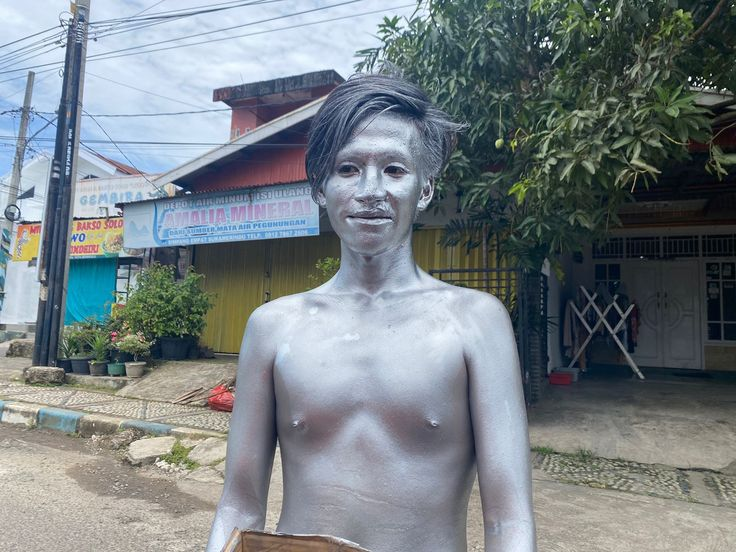
#> input picture ss.jpg, 736 x 552 px, found by its file name
$ python 'Deteksi Tepi dengan Sobel.py'   (older library calls are emulated)
#> lines starting #> are read from the running program, lines starting #| are printed output that depends on the picture; after the words box and inside, x2 and y2 are one past the last pixel; in counts of white or black regions, pixels touching at a corner belong together
import cv2
import numpy as np

# Baca citra grayscale
image = cv2.imread('ss.jpg', cv2.IMREAD_GRAYSCALE)
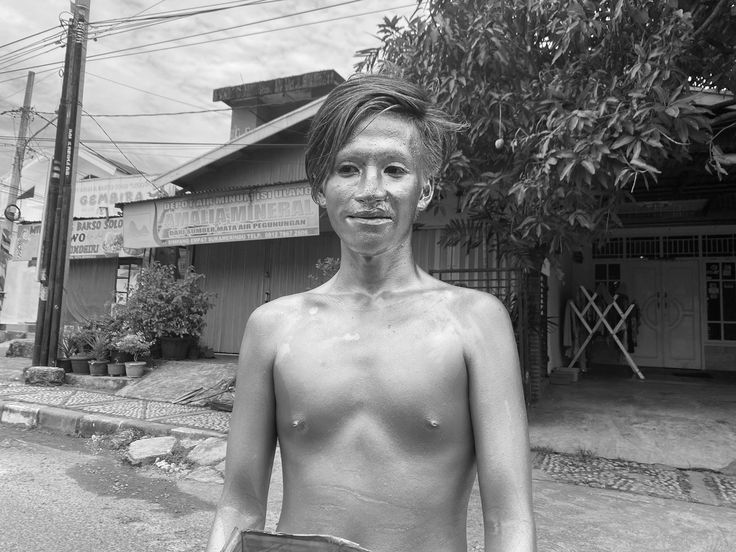
#> image: shape (552, 736); min 0, max 255, mean 125.9

# Deteksi tepi menggunakan Sobel
sobelx = cv2.Sobel(image, cv2.CV_64F, 1, 0, ksize=5)  # Sobel X
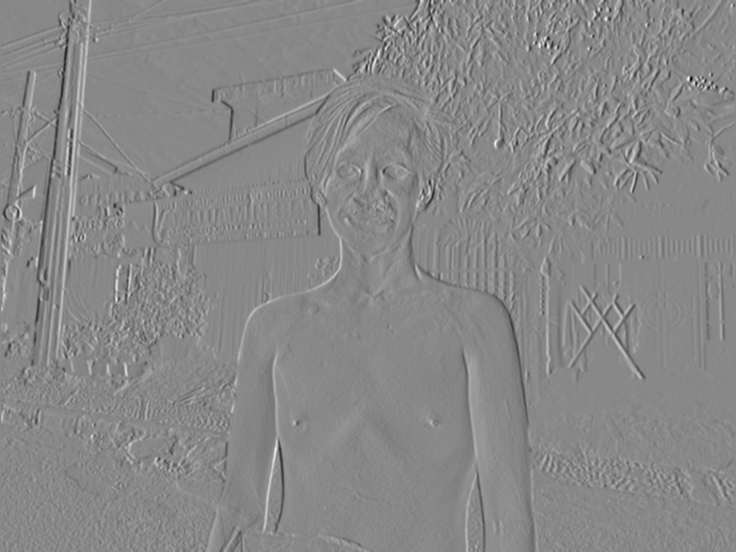
#> sobelx: shape (552, 736) float64; min -10289, max 8930, mean -20.9; drawn with min black and max white
sobely = cv2.Sobel(image, cv2.CV_64F, 0, 1, ksize=5)  # Sobel Y
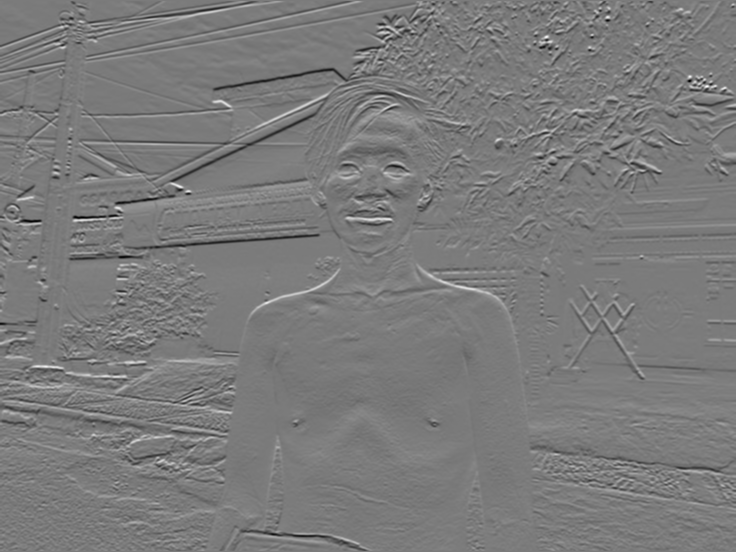
#> sobely: shape (552, 736) float64; min -8595, max 9197, mean 0.7; drawn with min black and max white

# Tampilkan hasil
cv2.imshow('Sobel X', sobelx)
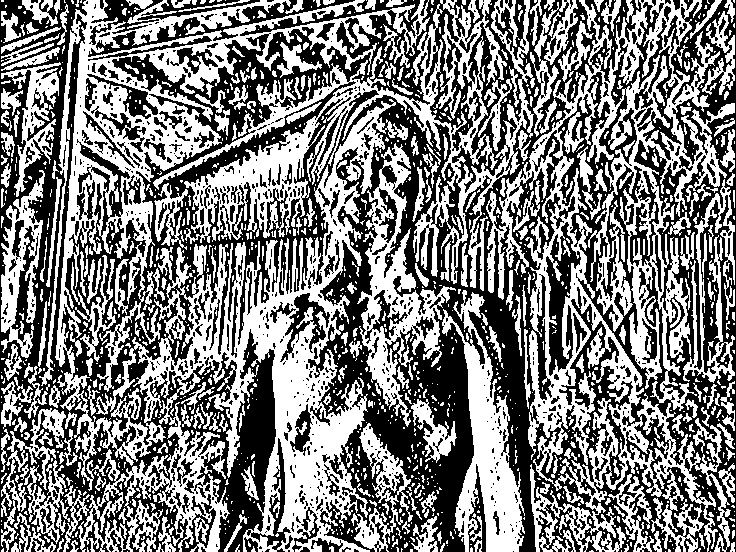
#> window 'Sobel X': shape (552, 736); 49.1% white; 1289 white regions (971 under 20 px), largest, box (x1, y1, x2, y2) and area: (39, 0, 430, 552) 66805, (486, 0, 735, 552) 42019, (153, 0, 535, 291) 21537
cv2.imshow('Sobel Y', sobely)
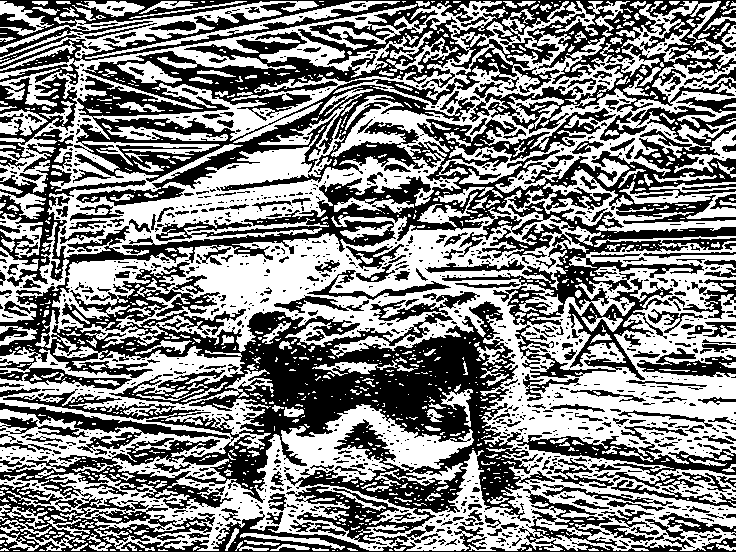
#> window 'Sobel Y': shape (552, 736); 51.7% white; 1276 black regions (984 under 20 px), largest, box (x1, y1, x2, y2) and area: (0, 0, 736, 380) 89646, (0, 262, 736, 552) 68050, (0, 403, 230, 455) 2255
cv2.waitKey(0)
cv2.destroyAllWindows()

$ run again, with dk.jpg copied over ss.jpg
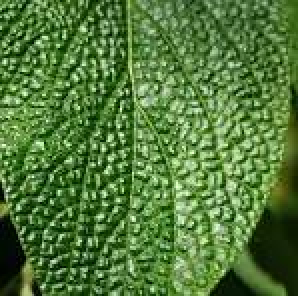
#> input picture dk.jpg, 149 x 148 px, found by its file name (shown 2 times larger)
#> `cv2.imshow('Sobel X', sobelx)`:
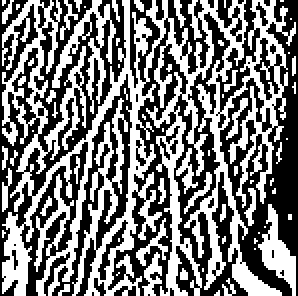
#> window 'Sobel X': shape (148, 149) (shown 2 times larger); 46.9% white; 67 white regions (46 under 20 px), largest, box (x1, y1, x2, y2) and area: (1, 0, 148, 148) 8366, (26, 0, 58, 57) 484, (129, 102, 148, 148) 357
#> `cv2.imshow('Sobel Y', sobely)`:
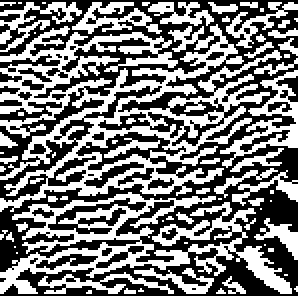
#> window 'Sobel Y': shape (148, 149) (shown 2 times larger); 47.6% white; 68 white regions (42 under 20 px), largest, box (x1, y1, x2, y2) and area: (0, 12, 141, 106) 4737, (0, 96, 146, 147) 2424, (110, 35, 149, 84) 530

$ run again, with hh.jpg copied over ss.jpg
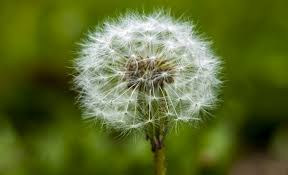
#> input picture hh.jpg, 288 x 175 px, found by its file name
#> `cv2.imshow('Sobel X', sobelx)`:
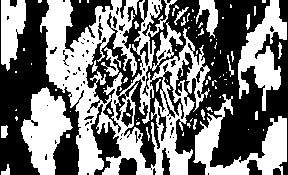
#> window 'Sobel X': shape (175, 288); 46.7% white; 86 white regions (62 under 20 px), largest, box (x1, y1, x2, y2) and area: (40, 0, 210, 175) 13008, (193, 94, 287, 175) 2790, (21, 87, 73, 175) 2555
#> `cv2.imshow('Sobel Y', sobely)`:
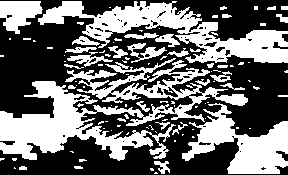
#> window 'Sobel Y': shape (175, 288); 42.5% white; 106 white regions (73 under 20 px), largest, box (x1, y1, x2, y2) and area: (0, 58, 248, 161) 8784, (38, 1, 288, 63) 5583, (182, 103, 288, 174) 3444
